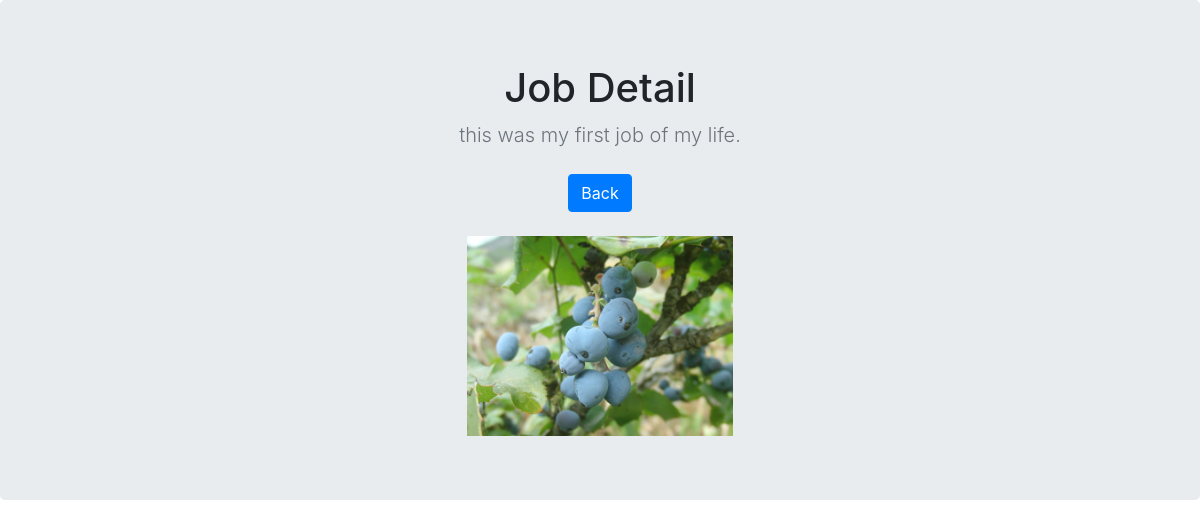
Screenshot of /jobs/1 with the database file from the repository.
### jobs/models.py (models this page shows, shortened)
class Job(models.Model):
    image = models.ImageField(upload_to='images/')
    summary = models.CharField(max_length=200)

### jobs/views.py (the view)
# urls.py: path('jobs/<int:job_id>', jobs.views.detail, name='detail')
def detail(request, job_id):
    job_detail = get_object_or_404(Job, pk=job_id)
    return render(request, 'jobs/detail.html', {'job': job_detail})

### jobs/templates/jobs/detail.html (shortened to what this page needs)
<!doctype html>
<html lang="en">
    {% load static %}
  <head>
    <link rel="stylesheet" href="{% static 'css/bootstrap.min.css' %}"
</head>
<body>
<main role="main">
  <section class="jumbotron text-center">
    <div class="container">
      <h1>Job Detail</h1>
      <p class="lead text-muted">{{ job.summary }}</p>
      <p>
        <a href="{% url 'home' %}" class="btn btn-primary my-2">Back</a>
      </p>
      <img src="{{ job.image.url }}" height="200"alt="">
    </div>
  </section>
</main>
<script src="{% static 'js/bootstrap.min.js' %}"></script></html>

### rows the page displays
Job: summary "this was my first job of my life.", image (picture)
